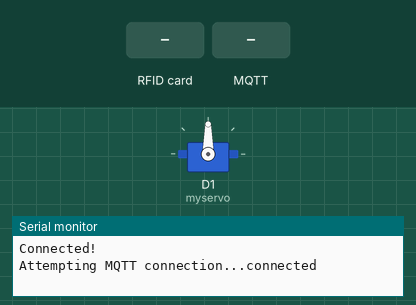
Recording of a sketch running on a simulated ESP8266 (NodeMCU). Shown: servo, the last lines printed to the serial monitor. The test bench sets the inputs (shaded band). WiFi joins after 1.5 s; servers stay silent unless stated; random numbers use the default seed unless the sketch sets one; no MQTT or app messages arrive unless stated.

Above: at 2.7 s.
2.8 s: RFID card 5E 7A 19 C4 held to the reader
At 3.7 s:
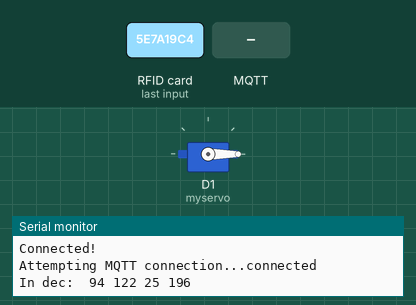
4.3 s: MQTT message "1" arrives on the first subscribed topic
5.8 s: MQTT message "on" arrives on the first subscribed topic
7.3 s: MQTT message "off" arrives on the first subscribed topic
Timing chart, 0 to 9.8 s (numbered marks = the images above; inputs shaded):
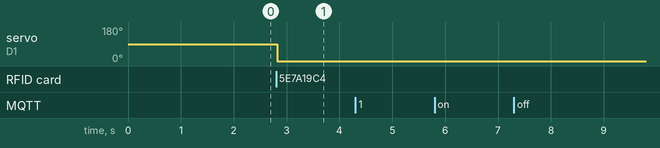

The sketch:

rfid_final.ino
```cpp
/***************************************************************************************************
Project Name : RFID-Servomotor
Authors      : Priyanka Kurkure
               Anjali Dhabaria
               Nikitha Kondapalli
               Anuj Khare
Mentor       : Manas Das
Organisation : Indian Institute of Technology,Bombay
Description  : This project helps us to control the servomotor rotation using RFID reader.
***************************************************************************************************/


#include <SPI.h>
#include <MFRC522.h>                                                      //https://github.com/miguelbalboa/rfid
#include <ESP8266WiFi.h>                                                  //https://github.com/esp8266/Arduino
#include <DNSServer.h>                                                    //https://github.com/esp8266/Arduino/tree/master/libraries/DNSServer
#include <ESP8266WebServer.h>                                             //https://github.com/esp8266/Arduino/tree/master/libraries/ESP8266WebServer
#include <WiFiManager.h>                                                  //https://github.com/tzapu/WiFiManager
#include <PubSubClient.h>                                                 //https://github.com/knolleary/pubsubclient
#include<Servo.h>

#define SS_PIN 15                                                         // SDA pin defined for RFID reader
#define RST_PIN 2                                                         // Reset pin defined for RFID reader

const char* mqtt_server = "192.168.43.198";                                // Update these with values suitable for your network.
int private_key = 23 ;

char msg[50];
char x;
int f1=0;

WiFiClient espClient;
PubSubClient client(espClient);
Servo myservo;                                                            // create servo ect to control a servo

MFRC522 rfid(SS_PIN, RST_PIN);                                            // Instance of the class

MFRC522::MIFARE_Key key;


byte nuidPICC[4];                                                         // Init array that will store new NUID

byte knownTac[4] = {193,166,15,43};                                       //Card UID
                                                                          //byte knownTac[4] = {149,212,165,117};Key UID


/****************************************************************************************************
Function Name :   configModeCallback()
Description   :   gets called when WiFiManager enters configuration mode
Parameters    :   *myWiFiManager - pointer of the object of class WiFiManager
Return        :   void
*****************************************************************************************************/
void configModeCallback (WiFiManager *myWiFiManager)
{
 Serial.println("Entered config mode");
  Serial.println(WiFi.softAPIP());
  Serial.println(myWiFiManager->getConfigPortalSSID());                   //if you used auto generated SSID, print it;
}


/*************************************************************************************************
Function Name :   reconnect()
Description   :   connects to MQTT Broker to Publish and Subscribe messages to a Topic.
Parameters    :   None
Return        :   void
**************************************************************************************************/
void reconnect()
{
  while (!client.connected())
  {
    Serial.print("Attempting MQTT connection...");
      if (client.connect("ESP8266Client_RFID"))                         //Client ID must be unique for different ESPs
       {
         Serial.println("connected");
         encryptMessage("595546dac05105108ec53720/notify","CN@");
         client.subscribe("595546dac05105108ec53720/state");
         client.subscribe("595546dac05105108ec53720/time");
       }
     else
       {
         Serial.print("failed, rc=");
         Serial.print(client.state());
         Serial.println(" try again in 5 seconds");
         delay(5000);                                                     // Wait 5 seconds before retrying
       }
   }
}


/*************************************************************************************************
Function Name :   encryptMessage()
Description   :   Encrypts the messages being published for application layer security
Parameters    :   topic - the topic to which message is to be published
                  msg   - message to be published to the topic
Return        :   void
**************************************************************************************************/
void encryptMessage( char* topic, String msg)
{
   int i,j;
   unsigned int x = msg.length()+1;
   char store[x],enc_Msg[x],enc_priv_key[4],message[50];
   msg.toCharArray(store,x);
   int rand_key=random(1,36);                                             // range from 1 to 36 for UPPER CASE ALPHABETICAL MESSAGE, range from 1 to 62 for NUMERICAL MESSAGE.

     for(i=0; i < x ; i++)
     {
       enc_Msg[i] = store[i] + rand_key;                                  //encrypts the message to be published using randomly generated key.
     }
     enc_Msg[i] = '\0';

    String pub_key = String(rand_key);

     for(i=0;i<pub_key.length();i++)
     {
       enc_priv_key[i]=pub_key[i]+private_key;                            //encrypts the randomly generated key to publish it on a topic.(for decrypting the message at other side)
     }
     enc_priv_key[i] = '\0';

    String _key = String(enc_priv_key);
    String _msg = String(enc_Msg);
    String _message = _key +"/"+ _msg;                                    //concatenating encrypted random key and encrypted message
    _message.toCharArray(message,50);
    char * msg_ptr = message;
    client.publish(topic,msg_ptr);
}


/*************************************************************************************************
Function Name :   printDec()
Description   :   prints the UID of the scanned card in decimal.
Parameters    :   buffer     - the byte array pointer which is to be converted to decimal
                  bufferSize - the size of array.
Return        :   void
**************************************************************************************************/
void printDec(byte *buffer, byte bufferSize) {
  for (byte i = 0; i < bufferSize; i++) {
    Serial.print(buffer[i] < 0x10 ? " 0" : " ");
    Serial.print(buffer[i], DEC);
  }
}


/***************************************************************************************************
Function Name :   callback()
Description   :   gets called when subscribed to a particular topic
Parameters    :   topic - character pointer to the topic subscribed , payload - Message
                  received from the topic , length - length of the payload
Return        :   void
****************************************************************************************************/
void callback(char* topic, byte* payload, unsigned int length)
{
  Serial.print("Message arrived [");
  Serial.print(topic);
  Serial.print("] ");
   for (int i = 0; i < length; i++)
   {
     Serial.print((char)payload[i]);
   }
  Serial.println();
}


void setup()
{
   Serial.begin(9600);
   client.setServer(mqtt_server, 1883);
   client.setCallback(callback);
   myservo.attach(D1);
   SPI.begin();                                                           // Initialize SPI bus

     /**WiFiManager**/

  WiFiManager wifiManager;                                                //Local intialization. Once its business is done, there is no need to keep it around

  wifiManager.setAPCallback(configModeCallback);                          //set callback that gets called when connecting to previous WiFi fails,
                                                                          //and enters Access Point mode
     if (!wifiManager.autoConnect())
     {                                                                    //fetches ssid and pass and tries to connect.
       Serial.println("failed to connect and hit timeout");               //If it does not connect it starts an access point with the specified name here "AutoConnectAP"
                                                                          //and goes into a blocking loop awaiting configuration

       ESP.reset();                                                       //resets the ESP to reconnect to WiFi.
       delay(1000);
      }


  Serial.println("Connected!");                                           //if you get here you have connected to the WiFi

  rfid.PCD_Init();                                                        // Init MFRC522
}


void loop()
{
     if (!client.connected())
      {
        reconnect();
      }
   client.loop();

    if ( ! rfid.PICC_IsNewCardPresent())                                  // Look for new cards
      return;

    if ( ! rfid.PICC_ReadCardSerial())                                    // Verify if the NUID has been readed
      return;

    for (byte i = 0; i < 4; i++)
     {
       nuidPICC[i] = rfid.uid.uidByte[i];                                 // Store NUID into nuidPICC array
     }

   f1=0;
   Serial.println();
   Serial.print(F("In dec: "));
   printDec(rfid.uid.uidByte, rfid.uid.size);                             //prints the UID of the scanned tag in decimal
   Serial.println();

   for(int i = 0; i < 4; i++)
   {
      if (knownTac[i] == nuidPICC[i])
      {
        f1++;
      }
   }
   if(f1 == 4)
   {
    encryptMessage("595546dac05105108ec53720/notify","AU@");              //Authenticated User
    delay(1000);
    myservo.write(180);
    delay(4000);
    myservo.write(0);
   }
  else
  {
   encryptMessage("595546dac05105108ec53720/notify","UU@");               //Unauthenticated User
   myservo.write(0);
  }

 rfid.PICC_HaltA();                                                       // Halt PICC
 rfid.PCD_StopCrypto1();                                                  // Stop encryption on PCD
}
```

Measured:
- after the input at 2.8 s, servo on D1 (myservo): 90° → 0° at once
